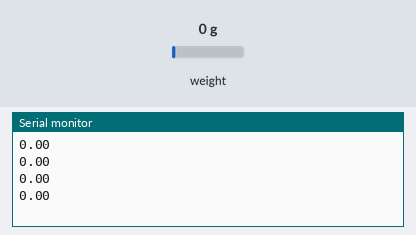
Bench run of a sketch on a simulated Arduino Uno, built with avr-gcc and run on an emulated ATmega328P. Parts: the last lines printed to the serial monitor. Inputs (shaded band) come from the test bench; at power-on: weight on the scale 0 g.

Above: at 1.2 s.
1.3 s: weight on the scale set to 100 g
At 1.51 s:
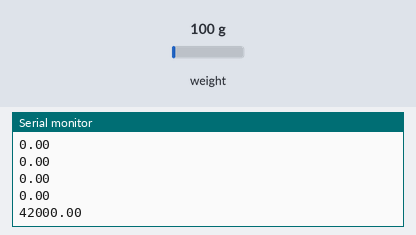
2.8 s: weight on the scale set to 1250 g
At 3.01 s:
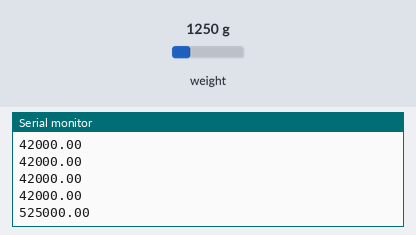
Timing chart, 0 to 5.8 s (numbered marks = the images above; inputs shaded):
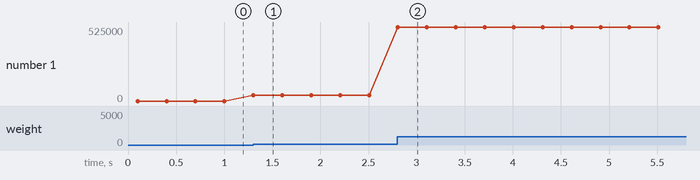

The sketch:

weight_sensor_old.ino
```cpp
/* sample for digital weight scale of hx711
 * library design: Weihong Guan (@aguegu)
 * library host on
 *https://github.com/aguegu/ardulibs/tree/3cdb78f3727d9682f7fd22156604fc1e4edd75d1/hx711
 */
 // See original article and code / library link at http://arduinotronics.blogspot.com/2015/06/arduino-hx711-digital-scale.html

// Hx711.DOUT - pin #A2
// Hx711.SCK - pin #A3

#include "hx711.h"

Hx711 scale(A1, A0);

void setup() {
  Serial.begin(9600);
}

void loop() {
  Serial.println(scale.getGram());
  delay(200);
}
```

Measured:
- after the input at 1.3 s, the serial monitor: prints a new line at once (image 1)
- after the input at 2.8 s, the serial monitor: prints a new line at once (image 2)
- plotted number 1: 0 → 42000 after the input at 1.3 s, 42000 → 525000 after the input at 2.8 s
